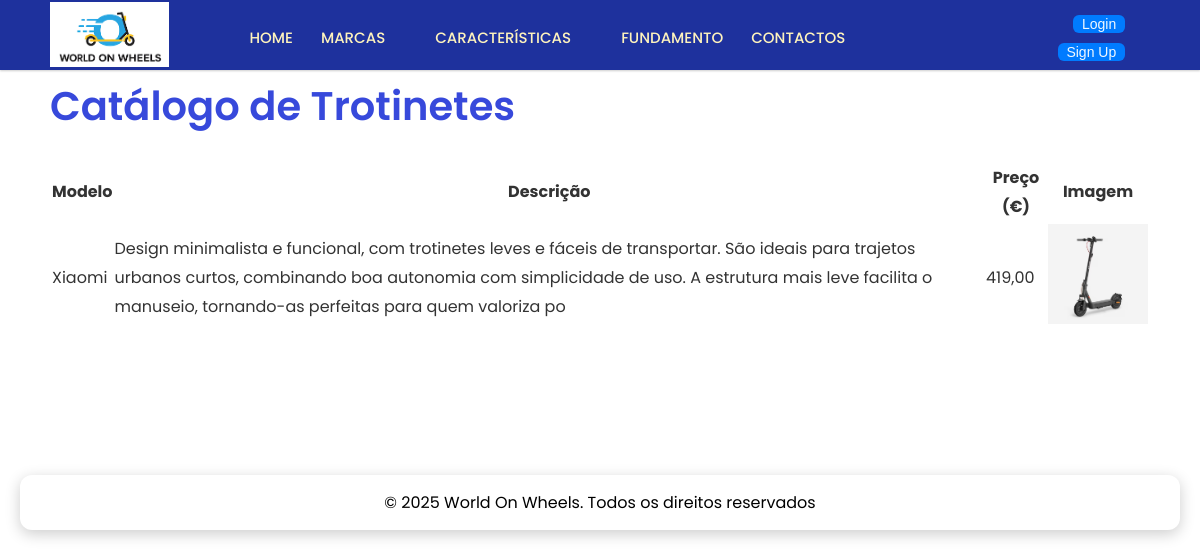
/urbanglidecatalog.php?m=4, run on the app's committed database.
### tables this page shows
CREATE TABLE `trotinetes` (
  `id_trotinete` int(100) NOT NULL,
  `modelo` varchar(100) NOT NULL,
  `descricao` varchar(255) NOT NULL,
  `preco` float NOT NULL,
  `imagem` varchar(255) NOT NULL,
  `id_marca` int(11) NOT NULL
);

### ligaDados.php (called while the page is built, shortened)
<?php
class ligaDados {
    private $servidor = 'localhost';
    private $dbnome = 'dbwow';
    private $user = 'root';
    private $pass = '';
    public function __construct() {
        try {
            $this->liga = new PDO(
                'mysql:host=' . $this->servidor . ';dbname=' . $this->dbnome,
                $this->user,
                $this->pass,
                array(PDO::MYSQL_ATTR_INIT_COMMAND => "SET NAMES utf8")
            );
        } catch (PDOException $e) {
            echo 'ERRO: ' . $e->getMessage();
            die();
        }
    }
}
?>

### urbanglidecatalog.php (the view, shortened to what this page needs)
<?php
include('ligaDados.php');
$db = new ligaDados();
$marca_id = isset($_GET['m']) ? intval($_GET['m']) : 0;
$sql = "SELECT * FROM trotinetes WHERE id_marca = :id_marca";
$stmt = $db->liga->prepare($sql);
$stmt->bindParam(':id_marca', $marca_id, PDO::PARAM_INT);
$stmt->execute();
$result = $stmt->fetchAll(PDO::FETCH_ASSOC);
?>
<!DOCTYPE html>
<html lang="pt">
<head>
    <link rel="stylesheet" href="style.css">
</head>
<body>
<?php include('navegador.php'); ?>
<section>
    <h1>Catálogo de Trotinetes</h1>
    <?php if (count($result) > 0): ?>
        <table>
            <thead>
                <tr>
                    <th>Modelo</th>
                    <th>Descrição</th>
                    <th>Preço (€)</th>
                    <th>Imagem</th>
                </tr>
            </thead>
            <tbody>
                <?php foreach ($result as $row): ?>
                    <tr>
                        <td><?= htmlspecialchars($row['modelo']) ?></td>
                        <td><?= htmlspecialchars($row['descricao']) ?></td>
                        <td><?= number_format($row['preco'], 2, ',', '.') ?></td>
                        <td><img src="<?= htmlspecialchars($row['imagem']) ?>" alt="Imagem da trotinete" width="100"></td>
                    </tr>
                <?php endforeach; ?>
            </tbody>
        </table>
    <?php else: ?>
        <p>Nenhuma trotinete encontrada para este modelo.</p>
    <?php endif; ?>
</section>
   <footer>
   <div class="textFooter">
    <p>© 2025 World On Wheels. Todos os direitos reservados</p>
  </div>
  </footer>
</body>
</html>

### style.css (style rules this page uses)
* { margin: 0; padding: 0; box-sizing: border-box; font-family: 'Poppins', sans-serif; }
body { min-height: 100vh; }
section { max-width: 900px; padding: 40px 20px; font-family: 'Segoe UI', sans-serif; color: #333; line-height: 1.8; margin-top: 70px; margin-left: auto; margin-right: auto; max-width: 1250px; width: 100%; padding-top: 0px; padding-left: 50px; padding-right: 50px; padding-bottom: 70px; }
section h1 { font-size: 40px; color: #3749db; font-weight: 600; margin-bottom: 20px; }
footer { position: relative; overflow: hidden; text-align: center; padding: 20px; transition: all 0.4s ease; }
.textFooter { margin-top: 50px; max-width: 100%; border-radius: 12px; box-shadow: 0 4px 15px rgba(0, 0, 0, 0.2); z-index: 2; position: relative; background-color: white; padding: 15px; }

### data on the page
trotinetes: modelo "Xiaomi", descricao "Design minimalista e funcional, com trotinetes leves e fáceis de transportar. São ideais para trajetos urbanos curtos, combinando boa autonomia com simplicidade de uso. A estrutura mais leve facilita o manuseio, tornando-as perfeitas para quem valoriza po", preco "419,00"
